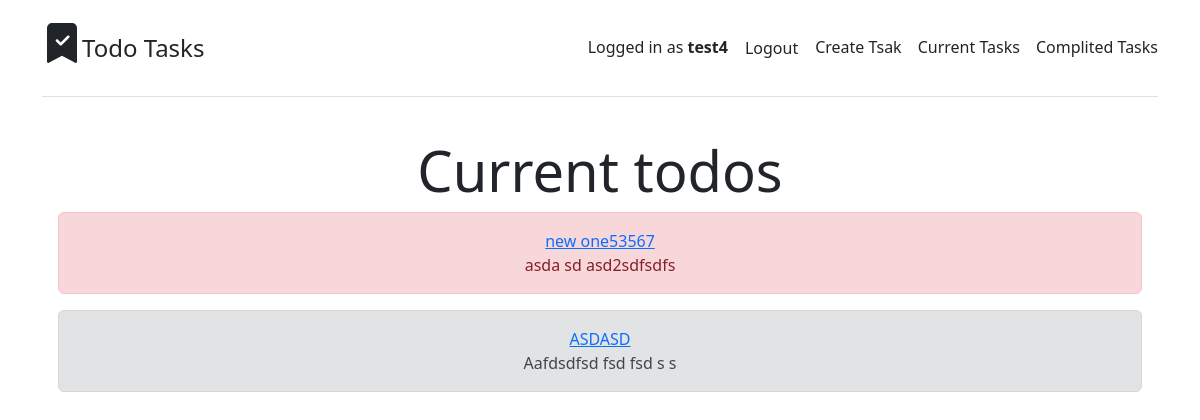
The page /current/ (signed in) on the database as committed earlier.
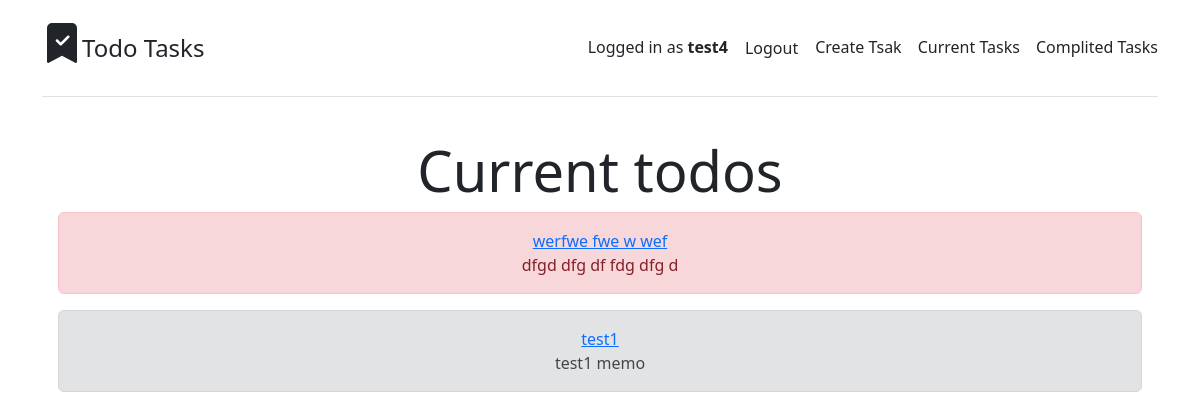
The same page on the database as committed later.
### todo/models.py (models this page shows, shortened)
class Todo(models.Model):
    status_choices = [('alert-secondary', 'common'), ('alert-warning', 'important'), ('alert-danger', 'very important')]
    title = models.CharField(max_length=100)
    memo = models.TextField(blank=True)
    important = models.CharField(max_length=100,choices=status_choices,default=status_choices[0])
    created = models.DateTimeField(default=timezone.now, editable=True)
    datecomplited = models.DateTimeField(null=True, blank=True)
    user = models.ForeignKey(User, on_delete=models.CASCADE)
    idx = models.PositiveIntegerField(default=0,blank=False)

### todo/views.py (the view)
# urls.py: path('current/', views.current_todos, name='currenttodos'),
def current_todos(request):
    todos = Todo.objects.filter(user=request.user, datecomplited__isnull=True)
    return render(request, 'todo/currenttodos.html', {'todos': todos})

### templates/todo/currenttodos.html
{% extends 'todo/base.html' %}
{% block content %}
    <h1 class="display-4 fw-normal">Current todos</h1>
    <ul class="tasks-wrapper">
    {% for todo in todos %}
        <li class="alert {{ todo.important }}">
            <a href="{% url 'detailtodo'  todo.idx %}">{{ todo.title }}</a><br/>
            {% if todo.memo %}<div class="memo">{{ todo.memo }}</div>{% endif %}
        </li>
    {% endfor %}
    </ul>
{% endblock %}

Rows that differ between the two databases and show on the page:
no longer on this page (row edited): Todo: title "new one53567", memo "asda sd asd2sdfsdfs", important "alert-danger" (drawn)
removed Todo: title "ASDASD", memo "Aafdsdfsd fsd fsd s s", important "alert-secondary" (drawn)
added Todo: title "werfwe fwe w wef", memo "dfgd dfg df fdg dfg d", important "alert-danger" (drawn)
added Todo: title "test1", memo "test1 memo", important "alert-secondary" (drawn)
